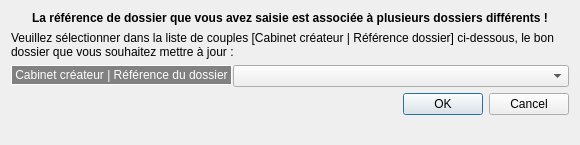
<?xml version="1.0" encoding="UTF-8"?>
<ui version="4.0">
 <class>Dialog</class>
 <widget class="QDialog" name="Dialog">
  <property name="geometry">
   <rect>
    <x>0</x>
    <y>0</y>
    <width>580</width>
    <height>145</height>
   </rect>
  </property>
  <property name="sizePolicy">
   <sizepolicy hsizetype="Fixed" vsizetype="Preferred">
    <horstretch>0</horstretch>
    <verstretch>0</verstretch>
   </sizepolicy>
  </property>
  <property name="minimumSize">
   <size>
    <width>580</width>
    <height>145</height>
   </size>
  </property>
  <property name="maximumSize">
   <size>
    <width>700</width>
    <height>145</height>
   </size>
  </property>
  <property name="windowTitle">
   <string>Plusieurs dossiers associés à la référence de dossier</string>
  </property>
  <layout class="QFormLayout" name="formLayout">
   <property name="horizontalSpacing">
    <number>6</number>
   </property>
   <property name="verticalSpacing">
    <number>6</number>
   </property>
   <item row="0" column="0" colspan="2">
    <widget class="QLabel" name="info1Lab">
     <property name="font">
      <font>
       <weight>75</weight>
       <bold>true</bold>
      </font>
     </property>
     <property name="text">
      <string>La référence de dossier que vous avez saisie est associée à plusieurs dossiers différents !</string>
     </property>
     <property name="textFormat">
      <enum>Qt::PlainText</enum>
     </property>
     <property name="alignment">
      <set>Qt::AlignCenter</set>
     </property>
     <property name="margin">
      <number>0</number>
     </property>
    </widget>
   </item>
   <item row="3" column="0" colspan="2">
    <layout class="QFormLayout" name="valLay">
     <property name="horizontalSpacing">
      <number>1</number>
     </property>
     <property name="verticalSpacing">
      <number>1</number>
     </property>
     <item row="1" column="1">
      <widget class="QComboBox" name="cabrefCmb">
       <property name="editable">
        <bool>false</bool>
       </property>
      </widget>
     </item>
     <item row="1" column="0">
      <widget class="QLabel" name="cabrefLab">
       <property name="sizePolicy">
        <sizepolicy hsizetype="Preferred" vsizetype="Fixed">
         <horstretch>0</horstretch>
         <verstretch>0</verstretch>
        </sizepolicy>
       </property>
       <property name="minimumSize">
        <size>
         <width>0</width>
         <height>20</height>
        </size>
       </property>
       <property name="maximumSize">
        <size>
         <width>16777215</width>
         <height>20</height>
        </size>
       </property>
       <property name="styleSheet">
        <string notr="true">QLabel{
	border: 1px solid #ffffff;
	border-radius: 1px;
	background: #818181;
	padding: 0px 3px 0px 3px;
	color: #ffffff;
}</string>
       </property>
       <property name="text">
        <string>Cabinet créateur | Référence du dossier</string>
       </property>
       <property name="alignment">
        <set>Qt::AlignCenter</set>
       </property>
      </widget>
     </item>
    </layout>
   </item>
   <item row="6" column="1">
    <widget class="QDialogButtonBox" name="validBtn">
     <property name="orientation">
      <enum>Qt::Horizontal</enum>
     </property>
     <property name="standardButtons">
      <set>QDialogButtonBox::Cancel|QDialogButtonBox::Ok</set>
     </property>
    </widget>
   </item>
   <item row="1" column="0" colspan="2">
    <widget class="QLabel" name="info2Lab">
     <property name="text">
      <string>Veuillez sélectionner dans la liste de couples [Cabinet créateur | Référence dossier] ci-dessous, le bon dossier que vous souhaitez mettre à jour :</string>
     </property>
     <property name="wordWrap">
      <bool>true</bool>
     </property>
    </widget>
   </item>
  </layout>
 </widget>
 <resources/>
 <connections>
  <connection>
   <sender>validBtn</sender>
   <signal>accepted()</signal>
   <receiver>Dialog</receiver>
   <slot>accept()</slot>
   <hints>
    <hint type="sourcelabel">
     <x>248</x>
     <y>254</y>
    </hint>
    <hint type="destinationlabel">
     <x>157</x>
     <y>274</y>
    </hint>
   </hints>
  </connection>
  <connection>
   <sender>validBtn</sender>
   <signal>rejected()</signal>
   <receiver>Dialog</receiver>
   <slot>reject()</slot>
   <hints>
    <hint type="sourcelabel">
     <x>316</x>
     <y>260</y>
    </hint>
    <hint type="destinationlabel">
     <x>286</x>
     <y>274</y>
    </hint>
   </hints>
  </connection>
 </connections>
</ui>
